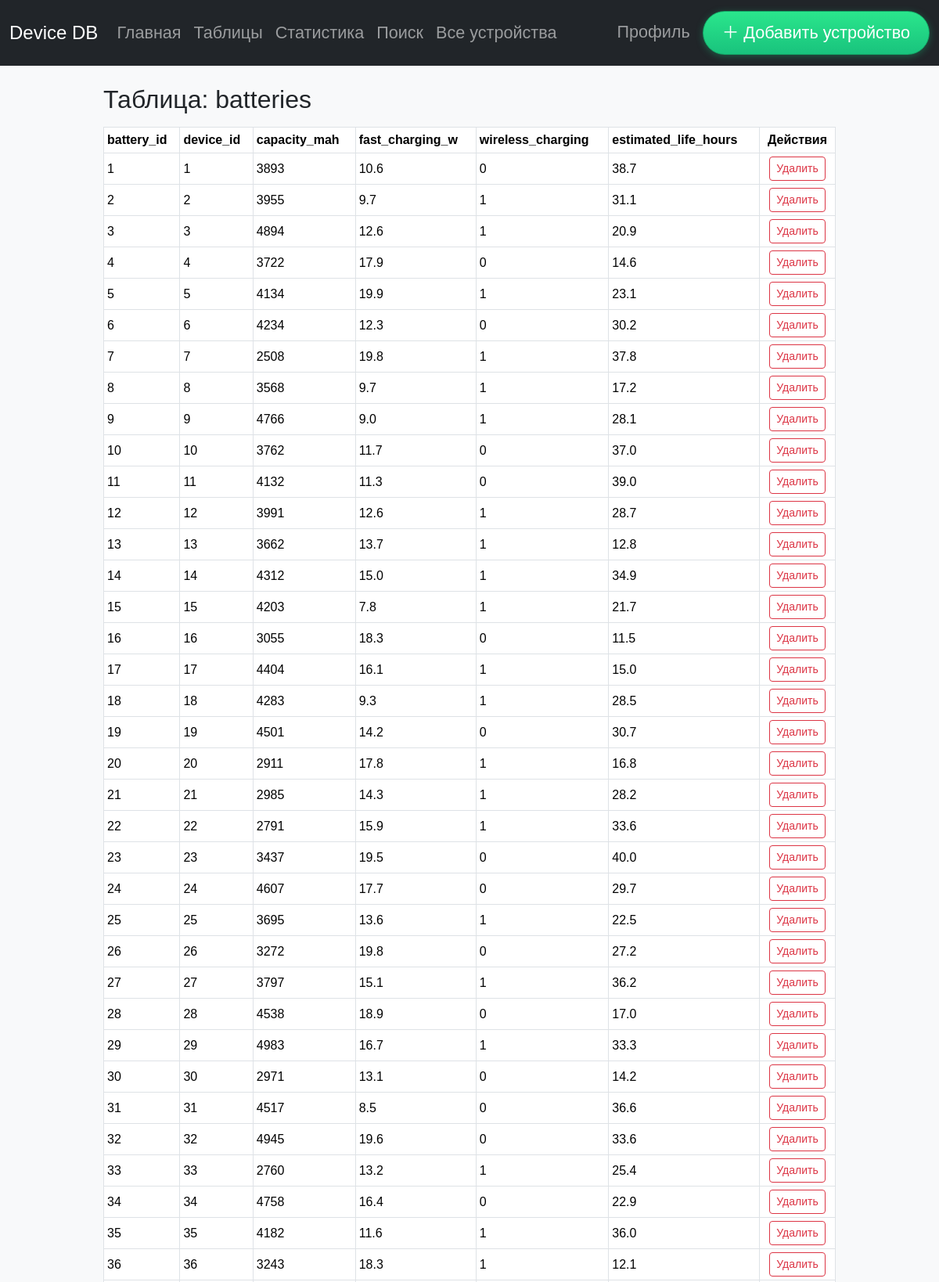
Screenshot of /table/batteries (signed in, upper part) with the database file from the repository.
### tables this page shows
CREATE TABLE batteries (
    battery_id INTEGER PRIMARY KEY CHECK(battery_id BETWEEN 1 AND 500),
    device_id INTEGER NOT NULL UNIQUE,
    capacity_mah INTEGER NOT NULL CHECK(capacity_mah BETWEEN 1 AND 20000),
    fast_charging_w REAL NOT NULL CHECK(fast_charging_w BETWEEN 0.0 AND 20.0),
    wireless_charging INTEGER NOT NULL CHECK(wireless_charging IN (0, 1)),
    estimated_life_hours REAL NOT NULL CHECK(estimated_life_hours BETWEEN 0.0 AND 96.0),
    FOREIGN KEY (device_id) REFERENCES devices(device_id)
);

### app.py (the view)
@app.route('/table/<table_name>')
@staff_required
def table_view(table_name):
    if table_name.lower() == 'users' and current_user.username != SUPERADMIN_USERNAME:
        return redirect(url_for('tables_list'))
    with sqlite3.connect(DB_PATH) as conn:
        c = conn.cursor()
        c.execute(f"PRAGMA table_info({table_name})")
        cols_info = c.fetchall()
        columns = [desc[1] for desc in cols_info]
        pk_name = cols_info[0][1] if cols_info else None
        c.execute(f"SELECT * FROM {table_name}")
        rows = c.fetchall()
    is_dictionary = table_name in {
        'categories','manufacturers','retailers','color',
        'country','os_name','proc_model','storage_type','techn_matr'
    }
    return render_template(
        'table_view.html',
        table=table_name,
        columns=columns,
        rows=rows,
        pk_name=pk_name,
        is_dictionary=is_dictionary
    )

### app.py (called while the page is built)
def staff_required(view):
    @wraps(view)
    @login_required
    def wrapper(*a, **kw):
        return view(*a, **kw)
    return wrapper

def row_to_user(row):
    if not row:
        return None
    return User(
        user_id=row[0], username=row[1], email=row[2],
        password_hash=row[3], created_at=row[4],
        is_active=row[5], is_admin=row[6]
    )

@login_manager.user_loader
def load_user(user_id):
    with sqlite3.connect(DB_PATH) as conn:
        c = conn.cursor()
        c.execute("""SELECT user_id, username, email, password_hash, created_at, is_active, is_admin
                     FROM users WHERE user_id = ?""", (user_id,))
        return row_to_user(c.fetchone())

@app.context_processor
def inject_roles():
    is_superadmin = current_user.is_authenticated and (getattr(current_user, 'username', '').lower() == SUPERADMIN_USERNAME)
    is_admin_effective = current_user.is_authenticated  # все залогиненные считаются «админами»
    return dict(is_superadmin=is_superadmin, is_admin=is_admin_effective)

@app.context_processor
def inject_flags():
    return {
        'is_admin': (current_user.is_authenticated and getattr(current_user, 'is_admin', False))
    }

### templates/table_view.html (shortened to what this page needs)
{% extends "base.html" %}
{% block content %}
  {% set t = table|lower %}
  {% set admin = (is_admin if (is_admin is defined) else (current_user.is_authenticated and current_user.is_admin)) %}
  {% set blocked = ['displays','batteries','cameras','specifications','device_retailers', 'users'] %}
  {% set superadmin = (current_user.is_authenticated and current_user.username|lower == 'admin') %}
  {% if t == 'users' and not superadmin %}
  {% else %}
    {% set ns = namespace(created_by_idx = -1, hidden_cols = []) %}
    {% for c in columns %}
      {% if c|lower == 'created_by' %}
        {% set ns.created_by_idx = loop.index0 %}
      {% endif %}
      {% if t == 'users' and c|lower in ['password_hash'] %}
        {% set _ = ns.hidden_cols.append(loop.index0) %}
      {% endif %}
    {% endfor %}
    {% if t == 'devices' and not admin and ns.created_by_idx != -1 %}
      {% set _ = ns.hidden_cols.append(ns.created_by_idx) %}
    {% endif %}
    <div class="d-flex align-items-center justify-content-between mb-3">
      <h2 class="mb-0">Таблица: {{ table }}</h2>
    </div>
    <div class="table-responsive">
      <table class="table table-bordered table-sm align-middle">
        <thead>
          <tr>
            {% for col in columns %}
              {% if loop.index0 not in ns.hidden_cols %}
                <th>{{ col }}</th>
              {% endif %}
            {% endfor %}
            {% if admin %}
              <th class="text-center">Действия</th>
            {% endif %}
          </tr>
        </thead>
        <tbody>
          {% for row in rows %}
            <tr>
              {% for cell in row %}
                {% if loop.index0 not in ns.hidden_cols %}
                  <td class="text-nowrap">{{ cell }}</td>
                {% endif %}
              {% endfor %}
              {% if admin %}
                {% set pk_val = row[0] %}
                <td class="text-center table-actions">
                  {% if t == 'users' and (current_user.is_authenticated and pk_val == current_user.id) %}
                    <span class="text-muted">это вы</span>
                  {% else %}
                    <form method="post"
                          action="{% if t == 'devices' %}{{ url_for('delete_device', device_id=pk_val) }}{% else %}{{ url_for('delete_row', table_name=table, pk=pk_val) }}{% endif %}"
                          class="d-inline-block"
                          onsubmit="return confirmDelete('{{ table }}','{{ pk_val }}')">
                      <button type="submit" class="btn btn-sm btn-outline-danger">Удалить</button>
                    </form>
                  {% endif %}
                </td>
              {% endif %}
            </tr>
          {% endfor %}
        </tbody>
      </table>
    </div>
  {% endif %}
{% endblock %}

### static/style.css (style rules this page uses)
html, body { margin: 0; padding: 0; height: 100%; background-color: #f8f9fa; font-family: Arial, sans-serif; }

### templates/base.html (style rules this page uses)
:root { --nav-scale: 1.5; }

### templates/table_view.html (style rules this page uses)
.table-actions { white-space: nowrap; }
.table-responsive { overflow-x: auto; }

### rows the page displays
batteries: row "1" "1" "0", capacity_mah "3893", fast_charging_w "10.6", estimated_life_hours "38.7"
batteries: row "2" "2" "1", capacity_mah "3955", fast_charging_w "9.7", estimated_life_hours "31.1"
batteries: row "3" "3" "1", capacity_mah "4894", fast_charging_w "12.6", estimated_life_hours "20.9"
batteries: row "4" "4" "0", capacity_mah "3722", fast_charging_w "17.9", estimated_life_hours "14.6"
batteries: row "5" "5" "1", capacity_mah "4134", fast_charging_w "19.9", estimated_life_hours "23.1"
batteries: row "6" "6" "0", capacity_mah "4234", fast_charging_w "12.3", estimated_life_hours "30.2"
batteries: row "7" "7" "1", capacity_mah "2508", fast_charging_w "19.8", estimated_life_hours "37.8"
batteries: row "8" "8" "1", capacity_mah "3568", fast_charging_w "9.7", estimated_life_hours "17.2"
batteries: row "9" "9" "1", capacity_mah "4766", fast_charging_w "9.0", estimated_life_hours "28.1"
batteries: row "10" "10" "0", capacity_mah "3762", fast_charging_w "11.7", estimated_life_hours "37.0"
batteries: row "11" "11" "0", capacity_mah "4132", fast_charging_w "11.3", estimated_life_hours "39.0"
batteries: row "12" "12" "1", capacity_mah "3991", fast_charging_w "12.6", estimated_life_hours "28.7"
batteries: row "13" "13" "1", capacity_mah "3662", fast_charging_w "13.7", estimated_life_hours "12.8"
batteries: row "14" "14" "1", capacity_mah "4312", fast_charging_w "15.0", estimated_life_hours "34.9"
batteries: row "15" "15" "1", capacity_mah "4203", fast_charging_w "7.8", estimated_life_hours "21.7"
batteries: row "16" "16" "0", capacity_mah "3055", fast_charging_w "18.3", estimated_life_hours "11.5"
batteries: row "17" "17" "1", capacity_mah "4404", fast_charging_w "16.1", estimated_life_hours "15.0"
batteries: row "18" "18" "1", capacity_mah "4283", fast_charging_w "9.3", estimated_life_hours "28.5"
batteries: row "19" "19" "0", capacity_mah "4501", fast_charging_w "14.2", estimated_life_hours "30.7"
batteries: row "20" "20" "1", capacity_mah "2911", fast_charging_w "17.8", estimated_life_hours "16.8"
batteries: row "21" "21" "1", capacity_mah "2985", fast_charging_w "14.3", estimated_life_hours "28.2"
batteries: row "22" "22" "1", capacity_mah "2791", fast_charging_w "15.9", estimated_life_hours "33.6"
batteries: row "23" "23" "0", capacity_mah "3437", fast_charging_w "19.5", estimated_life_hours "40.0"
batteries: row "24" "24" "0", capacity_mah "4607", fast_charging_w "17.7", estimated_life_hours "29.7"
batteries: row "25" "25" "1", capacity_mah "3695", fast_charging_w "13.6", estimated_life_hours "22.5"
batteries: row "26" "26" "0", capacity_mah "3272", fast_charging_w "19.8", estimated_life_hours "27.2"
batteries: row "27" "27" "1", capacity_mah "3797", fast_charging_w "15.1", estimated_life_hours "36.2"
batteries: row "28" "28" "0", capacity_mah "4538", fast_charging_w "18.9", estimated_life_hours "17.0"
batteries: row "29" "29" "1", capacity_mah "4983", fast_charging_w "16.7", estimated_life_hours "33.3"
batteries: row "30" "30" "0", capacity_mah "2971", fast_charging_w "13.1", estimated_life_hours "14.2"
batteries: row "31" "31" "0", capacity_mah "4517", fast_charging_w "8.5", estimated_life_hours "36.6"
batteries: row "32" "32" "0", capacity_mah "4945", fast_charging_w "19.6", estimated_life_hours "33.6"
batteries: row "33" "33" "1", capacity_mah "2760", fast_charging_w "13.2", estimated_life_hours "25.4"
batteries: row "34" "34" "0", capacity_mah "4758", fast_charging_w "16.4", estimated_life_hours "22.9"
batteries: row "35" "35" "1", capacity_mah "4182", fast_charging_w "11.6", estimated_life_hours "36.0"
batteries: row "36" "36" "1", capacity_mah "3243", fast_charging_w "18.3", estimated_life_hours "12.1"

### other values shown
{{ table }} "batteries"
{{ col }} "battery_id" "device_id" "capacity_mah" "fast_charging_w" "wireless_charging" "estimated_life_hours"
